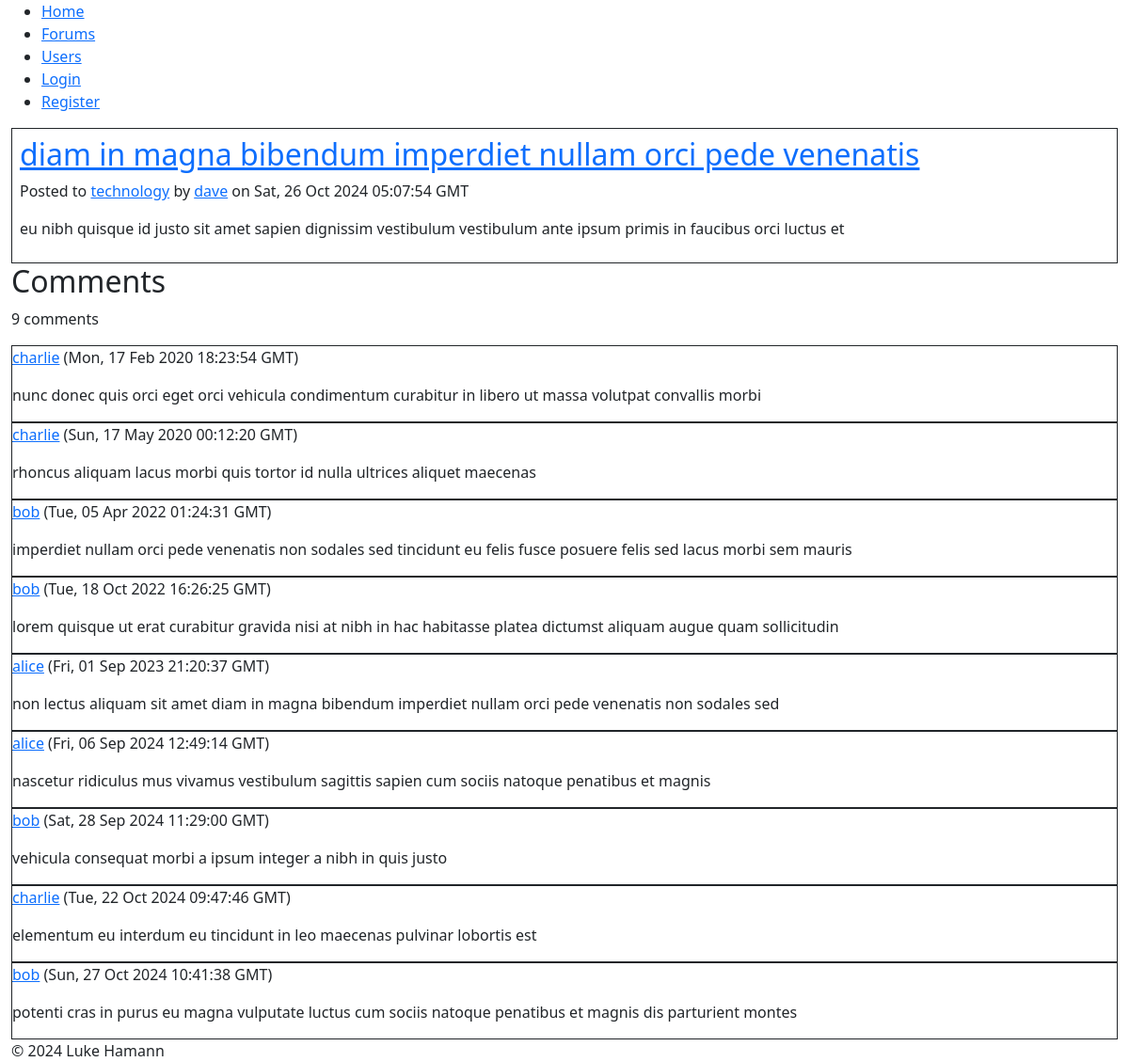
The app's page /?action=post&id=68 with its own data.
### tables this page shows
CREATE TABLE Forums (
    id int NOT NULL AUTO_INCREMENT,
    name varchar(64) NOT NULL,
    PRIMARY KEY (id),
    UNIQUE (name)
);

CREATE TABLE Users (
    id int NOT NULL AUTO_INCREMENT,
    name varchar(64) NOT NULL,
    password varchar(255) NOT NULL,
    isAdmin boolean NOT NULL,
    isGhost boolean NOT NULL,
    PRIMARY KEY (id)
);

CREATE TABLE Comments (
    id int NOT NULL AUTO_INCREMENT,
    content varchar(1024) NOT NULL,
    creationDate datetime NOT NULL DEFAULT CURRENT_TIMESTAMP,
    postId int NOT NULL,
    userId int NOT NULL,
    PRIMARY KEY (id),
    FOREIGN KEY (postId) REFERENCES Posts(id) ON DELETE CASCADE,
    FOREIGN KEY (userId) REFERENCES Users(id) ON DELETE CASCADE
);

### index.php (called while the page is built, shortened)
<?php
require_once('models/entities/forum.php');
require_once('models/entities/user.php');
require_once('models/entities/post.php');
require_once('models/entities/comment.php');
require_once('models/databases/forumDB.php');
require_once('models/databases/userDB.php');
require_once('models/databases/postDB.php');
require_once('models/databases/commentDB.php');
require('./controllers/homeController.php');
?>

### models/entities/post.php (called while the page is built, shortened)
<?php
class Post {
    public function __construct($id, $title, $content, $creationDate, $userId, $user, $forumId, $forum, $comments, $isDeleted) {
        $this->id = $id;
        $this->title = $title;
        $this->content = $content;
        $this->creationDate = $creationDate;
        $this->user = $user;
        $this->forumId = $forumId;
        $this->forum = $forum;
        $this->comments = $comments;
        $this->isDeleted = $isDeleted;
    }
}
?>

### models/databases/commentDB.php (called while the page is built, shortened)
<?php
class CommentDB {
    public static function convertRowsToComments($rows) {
        $comments = array();
        foreach ($rows as $row) {
            $user = new User(
                $row['userId'],
                $row['userName'],
                '',
                $row['userIsAdmin'],
                $row['userIsGhost']
            );
            $comment = new Comment(
                $row['id'],
                $row['content'],
                new DateTime($row['creationDate']),
                $row['postId'],
                null,
                $row['userId'],
                $user
            );
            $comments[] = $comment;
        }
        return $comments;
    }
    public static function getPostComments(int $postId) {
        $db = Database::getDB();
        $query = '
            SELECT
                Comments.id,
                Comments.content,
                Comments.creationDate,
                Users.id userId,
                Users.name userName,
                Users.isAdmin userIsAdmin,
                Users.isGhost userIsGhost,
                Posts.id postId
            FROM Comments
                JOIN Users ON Comments.userId = Users.id
                JOIN Posts ON Comments.postId = Posts.id
            WHERE Comments.postId = :postId
            ORDER BY Comments.creationDate
        ';
        $statement = $db->prepare($query);
        $statement->bindValue(':postId', $postId);
        $statement->execute();
        $rows = $statement->fetchAll();
        return self::convertRowsToComments($rows);
    }
}
?>

### models/databases/postDB.php (called while the page is built, shortened)
<?php
class PostDB {
    public static function getPost(int $id) {
        $db = Database::getDB();
        $query = '
            SELECT id, title, content, creationDate, userId, forumId, isDeleted
            FROM Posts
            WHERE id = :id
        ';
        $statement = $db->prepare($query);
        $statement->bindValue(':id', $id);
        $statement->execute();
        $row = $statement->fetch();
        $comments = CommentDB::getPostComments($id);
        return new Post(
            $id,
            $row['title'],
            $row['content'],
            new DateTime($row['creationDate']),
            $row['userId'],
            UserDB::getUser($row['userId']),
            $row['forumId'],
            ForumDB::getForum($row['forumId']),
            CommentDB::getPostComments($id),
            $row['isDeleted']
        );
    }
}
?>

### controllers/_utilityFunctions.php (called while the page is built, shortened)
<?php
function getObjectOr404($type, $id) {
    switch ($type) {
        case 'post':
            $object = PostDB::getPost($id);
            break;
    }
    return $object;
}
?>

### models/entities/forum.php (called while the page is built, shortened)
<?php
class Forum {
    public function __construct($id, $name, $posts) {
        $this->name = $name;
    }
}
?>

### models/databases/forumDB.php (called while the page is built, shortened)
<?php
class ForumDB {
    public static function getForum(int $id) {
        $db = Database::getDB();
        $query = 'SELECT id, name FROM Forums WHERE id = :id';
        $statement = $db->prepare($query);
        $statement->bindValue(':id', $id);
        $statement->execute();
        $row = $statement->fetch();
        $posts = PostDB::getForumPosts($id);
        return new Forum($row['id'], $row['name'], $posts);
    }
}
?>

### models/entities/user.php (called while the page is built, shortened)
<?php
class User {
    public function __construct($id, $name, $password, $isAdmin, $isGhost) {
        $this->id = $id;
        $this->name = $name;
        $this->isGhost = $isGhost;
    }
}

### models/databases/userDB.php (called while the page is built, shortened)
<?php
class UserDB {
    public static function getUser(int $id) {
        $db = Database::getDB();
        $query = 'SELECT * FROM Users WHERE id = :id';
        $statement = $db->prepare($query);
        $statement->bindValue(':id', $id);
        $statement->execute();
        $row = $statement->fetch();
        if ($row === false) return null;
        return new User($row['id'], $row['name'], '', $row['isAdmin'], $row['isGhost']);
    }
}
?>

### models/entities/comment.php (called while the page is built, shortened)
<?php
class Comment {
    public function __construct($id, $content, $creationDate, $postId, $post, $userId, $user) {
        $this->content = $content;
        $this->creationDate = $creationDate;
        $this->user = $user;
    }
}
?>

### views/shared/comment.php (the view, shortened to what this page needs)
<div class="comment-component">
    <p>
        <?php if (!$comment->user->isGhost) : ?>
            <a href="?action=user&id=<?php echo $comment->user->id; ?>"><?php
                echo htmlspecialchars($comment->user->name); ?></a>
        <?php else : ?>
            [deleted user]
        <?php endif; ?>
        (<?php echo $comment->creationDate->format(DATE_RFC7231); ?>)
    </p>
    <p>
        <?php echo nl2br(htmlspecialchars($comment->content)); ?>
    </p>
</div>

### views/shared/post.php (shortened to what this page needs)
<div class="post-component p-2">
    <h2>
        <a href="?action=post&id=<?php echo $post->id; ?>">
            <?php if ($post->isDeleted) : ?>
                [deleted]
            <?php else : ?>
                <?php echo htmlspecialchars($post->title); ?>
            <?php endif; ?>
        </a>
    </h2>
    <p>
        Posted to
        <a href="?action=forum&id=<?php echo $post->forumId; ?>"><?php
            echo htmlspecialchars($post->forum->name); ?></a>
        by
        <?php if (!$post->user->isGhost) : ?>
            <a href="?action=user&id=<?php echo $post->user->id; ?>"><?php
                echo htmlspecialchars($post->user->name); ?></a>
        <?php else : ?>
            [deleted user]
        <?php endif; ?>
        on
        <?php echo $post->creationDate->format(DATE_RFC7231); ?>
    </p>
    <p>
        <?php if ($post->isDeleted) : ?>
            [deleted]
        <?php else : ?>
            <?php echo nl2br(htmlspecialchars($post->content)); ?>
        <?php endif; ?>
    </p>
</div>

### views/home/post.php (shortened to what this page needs)
<?php include('./views/shared/header.php'); ?>
<?php include('./views/shared/post.php'); ?>
<h2>Comments</h2>
<p>
    <?php echo count($post->comments) . ' comment' .
        (count($post->comments) == 1 ? '' : 's'); ?>
</p>
<?php if (count($post->comments) > 0) : ?>
    <?php foreach ($post->comments as $comment) : ?>
        <?php include('./views/shared/comment.php'); ?>
    <?php endforeach; ?>
<?php endif; ?>
<?php include('./views/shared/footer.php'); ?>

### css/main.css (style rules this page uses)
body { display: flex; flex-direction: column; min-height: 100vh; }
.post-component, .comment-component { border: 1px solid; }

### records on screen
forums: name "technology"
users: name "dave"
comments: userId.name "charlie", format "Mon, 17 Feb 2020 18:23:54 GMT", content "nunc donec quis orci eget orci vehicula condimentum curabitur in libero ut massa volutpat convallis morbi"
comments: userId.name "charlie", format "Sun, 17 May 2020 00:12:20 GMT", content "rhoncus aliquam lacus morbi quis tortor id nulla ultrices aliquet maecenas"
comments: userId.name "bob", format "Tue, 05 Apr 2022 01:24:31 GMT", content "imperdiet nullam orci pede venenatis non sodales sed tincidunt eu felis fusce posuere felis sed lacus morbi sem mauris"
comments: userId.name "bob", format "Tue, 18 Oct 2022 16:26:25 GMT", content "lorem quisque ut erat curabitur gravida nisi at nibh in hac habitasse platea dictumst aliquam augue quam sollicitudin"
comments: userId.name "alice", format "Fri, 01 Sep 2023 21:20:37 GMT", content "non lectus aliquam sit amet diam in magna bibendum imperdiet nullam orci pede venenatis non sodales sed"
comments: userId.name "alice", format "Fri, 06 Sep 2024 12:49:14 GMT", content "nascetur ridiculus mus vivamus vestibulum sagittis sapien cum sociis natoque penatibus et magnis"
comments: userId.name "bob", format "Sat, 28 Sep 2024 11:29:00 GMT", content "vehicula consequat morbi a ipsum integer a nibh in quis justo"
comments: userId.name "charlie", format "Tue, 22 Oct 2024 09:47:46 GMT", content "elementum eu interdum eu tincidunt in leo maecenas pulvinar lobortis est"
comments: userId.name "bob", format "Sun, 27 Oct 2024 10:41:38 GMT", content "potenti cras in purus eu magna vulputate luctus cum sociis natoque penatibus et magnis dis parturient montes"

### other values on screen
$post->title "diam in magna bibendum imperdiet nullam orci pede venenatis"
$post->creationDate->format(DATE_RFC7231) "Sat, 26 Oct 2024 05:07:54 GMT"
$post->content "eu nibh quisque id justo sit amet sapien dignissim vestibulum vestibulum ante ipsum primis in faucibus orci luctus et"
count($post->comments) "9"
